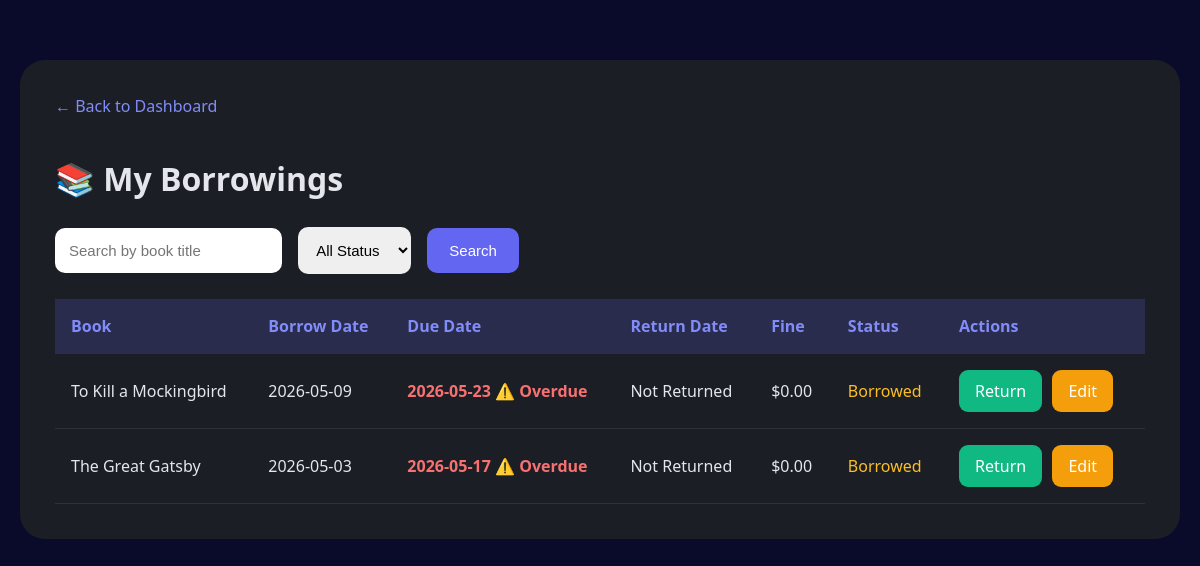
/B/my-borrowings.php (signed in), run on the app's committed database.
### tables this page shows
CREATE TABLE `transaction` (
  `transaction_id` int(11) NOT NULL,
  `member_id` int(11) NOT NULL,
  `book_id` int(11) NOT NULL,
  `borrow_date` date NOT NULL,
  `due_date` date NOT NULL,
  `return_date` date DEFAULT NULL,
  `fine_amount` decimal(10,2) DEFAULT 0.00,
  `fine_paid` tinyint(1) DEFAULT 0,
  `status` varchar(20) DEFAULT 'Borrowed'
);

CREATE TABLE `book` (
  `book_id` int(11) NOT NULL,
  `title` varchar(200) NOT NULL,
  `author` varchar(100) NOT NULL,
  `isbn` varchar(13) DEFAULT NULL,
  `genre` varchar(50) DEFAULT NULL,
  `total_copies` int(11) DEFAULT 1,
  `available_copies` int(11) DEFAULT 1,
  `added_date` date DEFAULT curdate()
);

### B/my-borrowings.php (the view, shortened to what this page needs)
<?php
$conn = new mysqli('localhost', 'root', '', 'libtech_db');
$admin_id = intval($_SESSION['admin_id']);
$member_result = $conn->query("
    SELECT member_id
    FROM member
    WHERE admin_id = $admin_id
");
$member = $member_result->fetch_assoc();
$member_id = $member['member_id'] ?? 0;
$search = $_GET['search'] ?? '';
$sql = "
SELECT t.*, b.title
FROM transaction t
JOIN book b ON t.book_id = b.book_id
WHERE t.member_id = $member_id
";
$sql .= " ORDER BY t.borrow_date DESC";
$transactions = $conn->query($sql);
?>
<!DOCTYPE html>
<html lang="en">
<head>
</head>
<body>
<div class="container">
    <a href="../member-dashboard.php">
        ← Back to Dashboard
    </a>
    <h2>📚 My Borrowings</h2>
    <form method="GET">
        <input type="text"
               name="search"
               placeholder="Search by book title"
               value="<?php echo htmlspecialchars($search); ?>">
        <select name="status">
            <option value="">All Status</option>
        </select>
        <button type="submit">Search</button>
    </form>
    <table>
        <thead>
            <tr>
                <th>Book</th>
                <th>Borrow Date</th>
                <th>Due Date</th>
                <th>Return Date</th>
                <th>Fine</th>
                <th>Status</th>
                <th>Actions</th>
            </tr>
        </thead>
        <tbody>
        <?php if($transactions->num_rows > 0): ?>
            <?php while($t = $transactions->fetch_assoc()):
                $overdue = (
                    $t['return_date'] == null &&
                    $t['due_date'] < date('Y-m-d')
                );
            ?>
            <tr>
                <td>
                    <?php echo htmlspecialchars($t['title']); ?>
                </td>
                <td>
                    <?php echo $t['borrow_date']; ?>
                </td>
                <td class="<?php echo $overdue ? 'overdue' : ''; ?>">
                    <?php echo $t['due_date']; ?>
                    <?php if($overdue): ?>
                        ⚠️ Overdue
                    <?php endif; ?>
                </td>
                <td>
                    <?php
                    echo $t['return_date']
                        ? $t['return_date']
                        : 'Not Returned';
                    ?>
                </td>
                <td>
                    $<?php echo number_format($t['fine_amount'], 2); ?>
                </td>
                <td>
                    <span class="<?php echo $t['status'] == 'Returned'
                        ? 'status-returned'
                        : 'status-borrowed'; ?>">
                        <?php echo $t['status']; ?>
                    </span>
                </td>
                <td>
                    <?php if($t['status'] != 'Returned'): ?>
                        <a class="btn btn-return"
                           href="?return=<?php echo $t['transaction_id']; ?>"
                           onclick="return confirm('Return this book?')">
                           Return
                        </a>
                        <a class="btn btn-edit"
                           href="edit-transaction.php?id=<?php echo $t['transaction_id']; ?>">
                           Edit
                        </a>
                    <?php endif; ?>
                </td>
            </tr>
            <?php endwhile; ?>
        <?php endif; ?>
        </tbody>
    </table>
</div>
</body>
</html>

### B/my-borrowings.php (style rules this page uses)
body { font-family: 'Segoe UI', sans-serif; background: #0a0a2a; color: #e4e6eb; margin: 0; padding: 20px; }
.container { max-width: 1100px; margin: 40px auto; padding: 35px; background: #1c1e26; border-radius: 25px; }
a { color: #818cf8; text-decoration: none; }
h2 { margin-top: 40px; font-size: 32px; }
form { margin-bottom: 25px; }
input, select { padding: 14px; border-radius: 10px; border: none; margin-right: 12px; font-size: 15px; }
button { padding: 14px 22px; border: none; border-radius: 10px; background: #6366f1; color: white; cursor: pointer; font-size: 15px; }
table { width: 100%; border-collapse: collapse; margin-top: 25px; }
th, td { padding: 16px; border-bottom: 1px solid #2d3139; text-align: left; }
th { background: rgba(99,102,241,0.2); color: #818cf8; }
.btn { padding: 10px 16px; border-radius: 9px; color: white; text-decoration: none; margin-right: 6px; display: inline-block; }
.btn-return { background: #10b981; }
.btn-edit { background: #f59e0b; }
.overdue { color: #f87171; font-weight: bold; }
.status-borrowed { color: #fbbf24; }

### data on the page
transaction: book.title "To Kill a Mockingbird", borrow_date "2026-05-09", due_date "2026-05-23", shows "⚠️ Overdue", shows "Not Returned", fine_amount "0.00", status "Borrowed"
transaction: book.title "The Great Gatsby", borrow_date "2026-05-03", due_date "2026-05-17", shows "⚠️ Overdue", shows "Not Returned", fine_amount "0.00", status "Borrowed"
